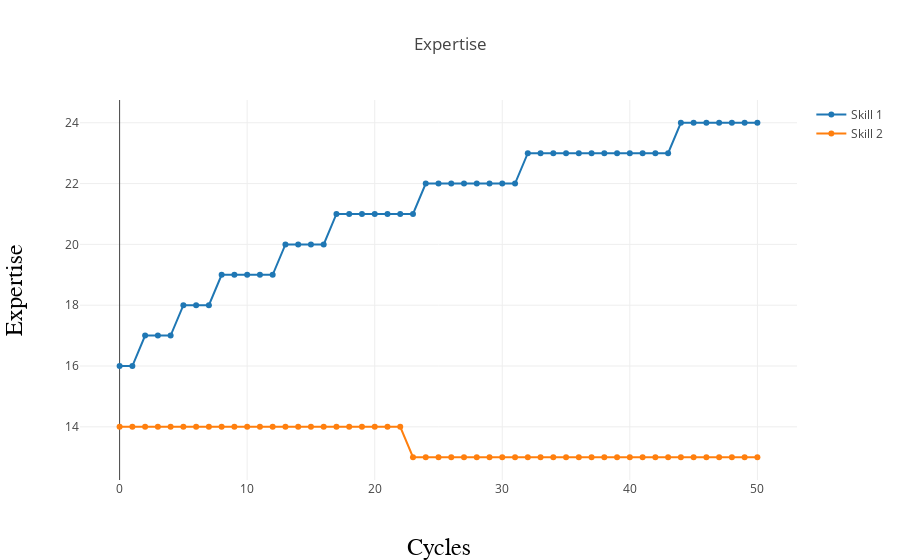

Notebook source saved alongside this figure:
### Markdown cell above
The following portion of code generates a plot showing the evolution of the expertise of the first agent over time.

### Code cell
my_workplace_exp1a.plot_skills(my_workplace_exp1a.agents[0])

### Figure 1 — Plotly figure (JSON) as saved in the notebook; plotly's stock layout.template omitted (floating-point values rounded to 4 significant figures)
{"data": [{"mode": "lines+markers", "name": "Skill 1", "type": "scatter", "uid": "51a5e853-e119-45ca-85be-98706ef04aa8", "x": [0, 1, 2, 3, 4, 5, 6, 7, 8, 9, 10, 11, 12, 13, 14, 15, 16, 17, 18, 19, 20, 21, 22, 23, 24, 25, 26, 27, 28, 29, 30, 31, 32, 33, 34, 35, 36, 37, 38, 39, 40, 41, 42, 43, 44, 45, 46, 47, 48, 49, 50], "y": [16, 16, 17, 17, 17, 18, 18, 18, 19, 19, 19, 19, 19, 20, 20, 20, 20, 21, 21, 21, 21, 21, 21, 21, 22, 22, 22, 22, 22, 22, 22, 22, 23, 23, 23, 23, 23, 23, 23, 23, 23, 23, 23, 23, 24, 24, 24, 24, 24, 24, 24]}, {"mode": "lines+markers", "name": "Skill 2", "type": "scatter", "uid": "cffc2290-09ef-4b41-9f13-081cb8c7e8c5", "x": [0, 1, 2, 3, 4, 5, 6, 7, 8, 9, 10, 11, 12, 13, 14, 15, 16, 17, 18, 19, 20, 21, 22, 23, 24, 25, 26, 27, 28, 29, 30, 31, 32, 33, 34, 35, 36, 37, 38, 39, 40, 41, 42, 43, 44, 45, 46, 47, 48, 49, 50], "y": [14, 14, 14, 14, 14, 14, 14, 14, 14, 14, 14, 14, 14, 14, 14, 14, 14, 14, 14, 14, 14, 14, 14, 13, 13, 13, 13, 13, 13, 13, 13, 13, 13, 13, 13, 13, 13, 13, 13, 13, 13, 13, 13, 13, 13, 13, 13, 13, 13, 13, 13]}], "layout": {"title": "Expertise", "xaxis": {"title": "Cycles", "titlefont": {"color": "black", "family": "Arial, sans-serif", "size": 24}}, "yaxis": {"title": "Expertise", "titlefont": {"color": "black", "family": "Arial, sans-serif", "size": 24}}}}
